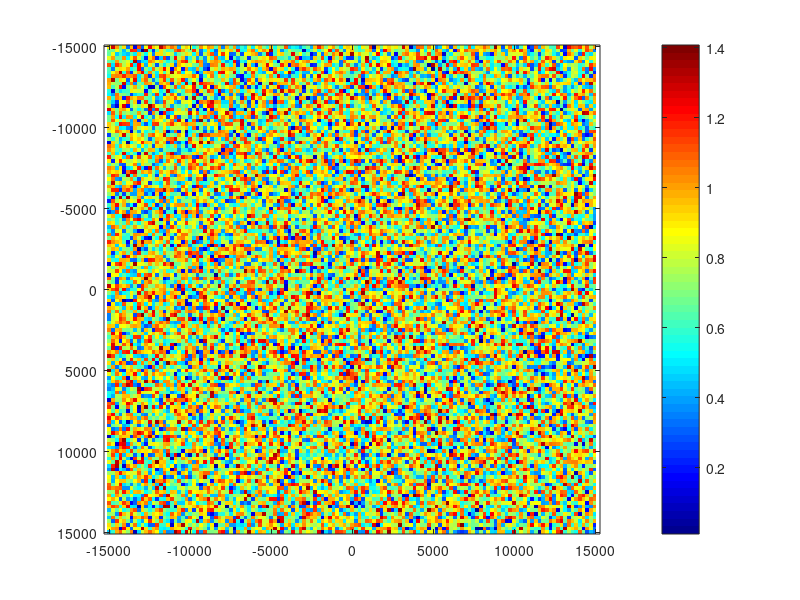

Recreate this plot in MATLAB. (Note: this script raises an error after producing the figure.)
clear;
close all;

%% Random Fields in 2D


dx = 227;
dy = 227;
x_ = -15e3:dx:15e3;
y_ = -15e3:dy:15e3;

[x, y] = meshgrid(x_, y_); % Meshgrid of rho and phi forming a circle 

% Min = 0.0001;
Max = 1;

R0 = Max .* (rand(size(x)) + 1j .* rand(size(x)));

% R0 = (rand(size(x))./sqrt(2) + 1j .* rand(size(x))./sqrt(2));


figure; imagesc(x_, y_, (abs(R0))); colormap('jet')

shading flat; colorbar; axis equal tight;

%% GENERATE RANDOM FUNCTION 
SNR_db = 40;
SNR = 10^(SNR_db/10);

f = 0.02;

% rand('seed', 0);

nx1 = 1 + floor(0.9999.*f*length(x_));
nx2 = length(x_) - nx1 + 1; 

ny1 = 1 + floor(0.9999.*f*length(y_));
ny2 = length(y_) - ny1 + 1; 

F = 10^4 .* (rand(length(x), length(y)) + 1j .* rand(length(x), length(y)) - 0.5);
F = fft2(F);
figure; surface(x_.*1e-3, y_.*1e-3, db(abs(F).')./2); colorbar; shading interp;

F(nx1:nx2, :) = 0;
F(:, ny1:ny2) = 0;

F             = (ifft2(F));
N             = sqrt(max(abs(F)).^2./SNR) .* (rand(length(x), length(y)) + 1j .* rand(length(x), length(y)));
F             = F + N;

pcolor(x_.*1e-3, y_.*1e-3, db(abs(F).')./2); colorbar; 

% pcolor(x_.*1e-3, y_.*1e-3, db(abs(N).')./2); colorbar; 
shading interp; axis equal tight; 

xlim([-15 15]);
ylim([-15 15]);

T = [-15:5:15];
L = {};
for m = 1:length(T)
    if T(m) == 0
        L{m} = '0';
    else
        L{m} = num2str(T(m), '%3.1f');
    end
end

set(gca, 'XTick', T, 'XTickLabel', L);
set(gca, 'YTick', T, 'YTickLabel', L);

set(gca, 'FontSize', 18, 'LineWidth', 4);

title('Relectivity $\eta(x, y)$', 'Interpreter', 'latex', 'FontSize', 22);
xlabel('$X$ [km]', 'Interpreter', 'latex', 'FontSize', 22);
ylabel('$Y$ [km]', 'Interpreter', 'latex', 'FontSize', 22);

%% VELOCITY FIELDS
